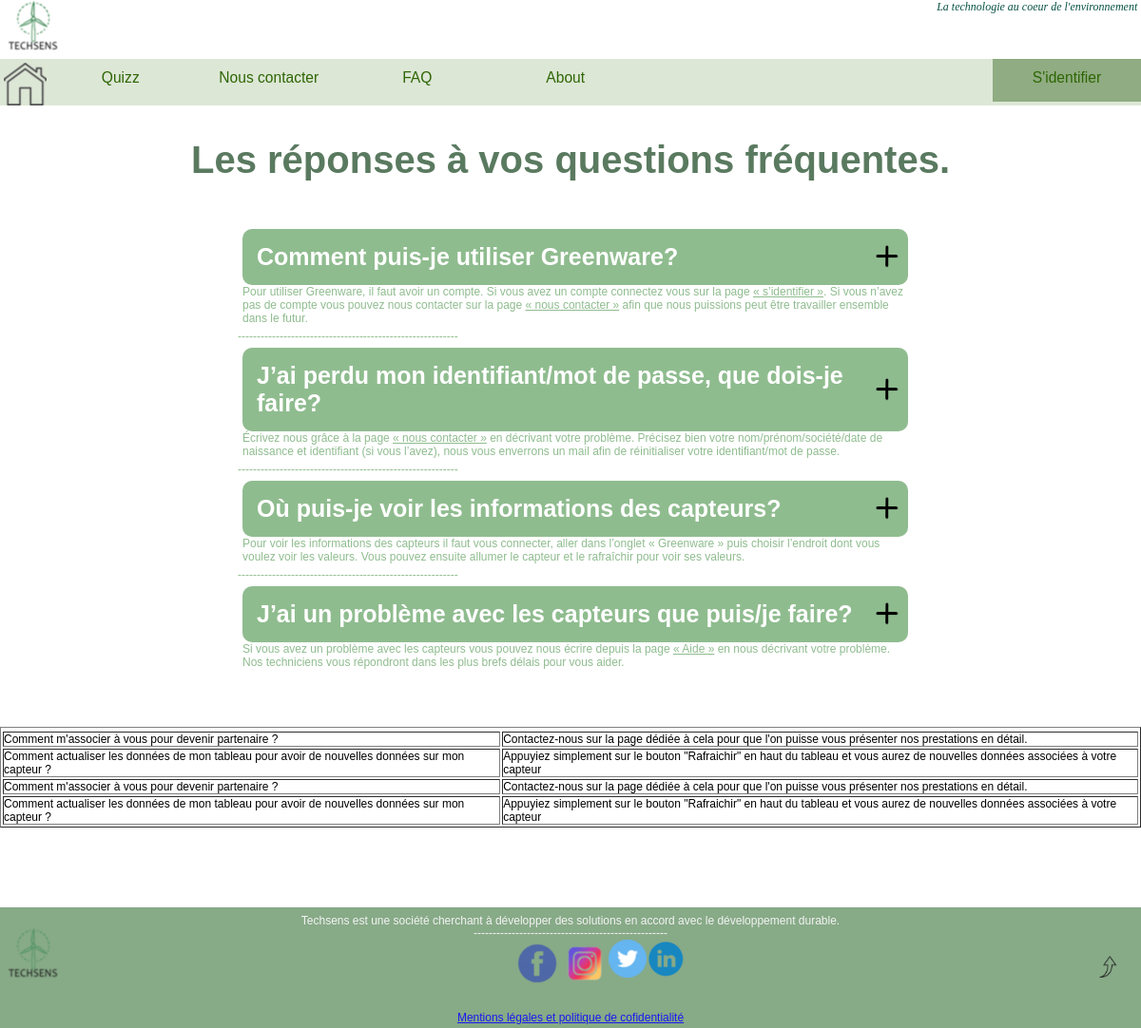
The app's page /faq.php with its own data.
### tables this page shows
CREATE TABLE `faq` (
  `id` int(11) NOT NULL,
  `question` varchar(255) NOT NULL,
  `reponse` varchar(255) NOT NULL
);

### faq.php (the view, shortened to what this page needs)
<!DOCTYPE html>
<html>
<head>
    <link href="css-FAQ.css" rel="stylesheet">
</head>
<body>
<?php
         if (isset($_SESSION['connected']) && $_SESSION['connected'] == true){
            include("./Composants/headerconnected.php");
                }
        else {include("./Composants/headerdeconnected.php");
    }
    ?>
	<h1 class="h1-faq"> Les réponses à vos questions fréquentes. </h1>
	<div class="container-faq">
		<div class="questions">
			<div class="pannel-faq">
				<h2 class="h2-faq"> Comment puis-je utiliser Greenware? </h2>
				<img class="img-faq" src="image/plus.png" alt="animation">
			</div>
			<div class="toggle-pannel">
				<p class="p-faq">Pour utiliser Greenware, il faut avoir un compte. Si vous avez un compte connectez vous sur la page <a href="login.php" class="lien2">« s’identifier »</a>. Si vous n’avez pas de compte vous pouvez nous contacter sur la page <a href="contact.php" class="lien2">« nous contacter »</a> afin que nous puissions peut être travailler ensemble dans le futur. </p>
			</div>
		</div>
<p class="trait">----------------------------------------------------------</p>
		<div class="questions">
			<div class="pannel-faq">
				<h2 class="h2-faq"> J’ai perdu mon identifiant/mot de passe, que dois-je faire?  </h2>
				<img class="img-faq" src="image/plus.png" alt="animation">
			</div>
			<div class="toggle-pannel">
				<p class="p-faq">Écrivez nous grâce à la page <a href="contact.php" class="lien2">« nous contacter »</a> en décrivant votre problème. Précisez bien votre nom/prénom/société/date de naissance et identifiant (si vous l’avez), nous vous enverrons un mail afin de réinitialiser votre identifiant/mot de passe.</p>
			</div>
		</div>
<p class="trait">----------------------------------------------------------</p>
		<div class="questions">
			<div class="pannel-faq">
				<h2 class="h2-faq">Où puis-je voir les informations des capteurs?</h2>
				<img class="img-faq" src="image/plus.png" alt="animation">
			</div>
			<div class="toggle-pannel">
				<p class="p-faq"> Pour voir les informations des capteurs il faut vous connecter, aller dans l’onglet « Greenware » puis choisir l’endroit dont vous voulez voir les valeurs.
					Vous pouvez ensuite allumer le capteur et le rafraîchir pour voir ses valeurs. </p>
			</div>
		</div>
<p class="trait">----------------------------------------------------------</p>
		<div class="questions">
			<div class="pannel-faq">
				<h2 class="h2-faq">J’ai un problème avec les capteurs que puis/je faire?</h2>
				<img class="img-faq" src="image/plus.png" alt="animation">
			</div>
			<div class="toggle-pannel">
				<p class="p-faq">Si vous avez un problème avec les capteurs vous pouvez nous écrire depuis la page <a href="aide.php" class="lien2">« Aide »</a> en nous décrivant votre problème.
					Nos techniciens vous répondront dans les plus brefs délais pour vous aider.</p>
			</div>
		</div>
	</div>
	<br>
	<br>
	<br>
	<br>
<center>
	<?php
$con=mysqli_connect('localhost', 'root', '','techsens');
$result = mysqli_query($con,"SELECT * FROM faq");
echo "<table border='1'>
<tr>
</tr>";
while($row = mysqli_fetch_array($result))
{
echo "<tr>";
echo "<td>" . $row['question'] . "</td>";
echo "<td>" . $row['reponse'] . "</td>";
echo "</tr>";
}
echo "</table>";
?>
</center>
<br>
<br>
<br>
<br><br>
<br>
	<div class="footer">
        <div class="foot">Techsens est une société cherchant à développer des solutions en accord avec le développement durable.</div>
        <img src="logoo.png" alt="photo du logo" />
        <br>
        <div class="content">
            <div class="barre">
            <p>---------------------------------------------------</p></div>
            <div class="photologo">
            <div class="logofb">
                <a href="https://www.facebook.com/profile.php?id=100073322512659"> <img src="fb.png" alt="logo fb" /> </p></a></div>
            <div class="logoinsta">
                <a href="https://www.instagram.com/"> <img src="insta.png" alt="logo insta" /> </a></div>
            <div class="logotwitter">
                <a href="https://twitter.com/Techsens_"> <img src="twitter.png" alt="logo twitter" /></a></div>
            <div class="logolinkedin">
                <a href="https://www.linkedin.com/in/techsens-a9887b222"> <img src="linkedin.png" alt="logo linkedin" /> </a></div>
        </div></div>
            <div class="end">
                    <label for="end">
                        <a href="cgu.html"> Mentions légales et politique de cofidentialité</a></label></div>
    <div id="scrollUp">
            <a href="#haut" class="top">
                <img src="Haut.png" alt="photo bouton" class="img10" /></a>
        </div>
	</div>
</body>
</html>

### Composants/headerdeconnected.php
<!DOCTYPE html>
<html>
<head>
<link href="graphique.css" media="all" rel="stylesheet" type="text/css">
</head>
<body>
<header id="header">
        <div class="topheader">
            <div class="logomenu">
                <img src="logoo.png" alt="photo du logo" /> </p></a>
            </div>
            <div class="phrase">
                <p>La technologie au coeur de l'environnement </p>
            </div>
        </div>
        <div class="mainheader">
            <nav>
            <ul>
                <a href="accueil.php"> <img src="maison.png" alt="photo du logo" class="maisoon"/> </a>
                    <li><a href="quizz.php">Quizz</a></li>
                    <li><a href="contact.php">Nous contacter</a></li>
                    <li><a href="faq.php">FAQ</a></li>
                    <li><a href="about.php">About</a></li>
                    <li style="float:right"><a class="active" href="login.php">S'identifier</a></li>
            </ul>
            </nav>
        </div>
    </header>

### css-FAQ.css (style rules this page uses)
body { font-family: Raleway, sans-serif; }
h1 { text-align: center; padding: 35px 0; font-size: 40px; color: rgb(90, 122, 96); }
.container-faq { width: 70px; max-width: 900px; min-width: 700px; height: auto; margin: 10px auto 0; display: flex; flex-direction: column; justify-content: center; align-items: flex-start; }
.questions { width: 100%; height: auto; margin: 5px; color: white; }
.p-faq { color: darkseagreen; }
.trait { color: darkseagreen; }
.pannel-faq { display: flex; justify-content: space-between; align-items: center; background: darkseagreen; border-radius: 10px; position: relative; z-index: 100; }
.pannel-faq h2 { margin-left: 10px; padding: 15px 5px; font-size: 25px; }
.pannel-faq img { margin-right: 10px; width: 25px; cursor: pointer; }
.lien2 { color: darkseagreen; }

### graphique.css (style rules this page uses)
@media screen and (max-width: 80rem) { html { font-size: 75%; } }
.maisoon { margin-top: .3125rem; margin-left: .3125rem; }
.mainheader ul { list-style-type: none; margin: 0; padding: 0; overflow: hidden; background-color: #dde7d6; width: 100%; }
header { width: 100%; }
li { display: inline; float: left; }
li a { display: flex; color: #2e6604; text-align: center; padding: .875rem 1rem; text-decoration: none; background-color: #dde7d6; height: 3.75rem; font-size: 1.3em; justify-content: space-around; }
.mainheader ul li { width: 13%; height: 3.75rem; justify-content: space-between; }
.topheader { height: 3.75rem; }
.active { background-color: rgba(125, 158, 109, 0.8); display: center; }
.phrase { position: relative; float: right; margin-top: 0rem; margin-right: .3125rem; font-family: cursive; font-size: 1em; font-style: italic; color: #075244; }
img { float: left; }
body { background-color: white; margin: 0; padding: 0; }
.img10 { float: right; width: 1.875rem; height: auto; position: relative; margin-right: 2%; margin-top: -6%; }
.footer { position: relative; padding-top: .625rem; width: 100%; height: 10.625rem; background-color: rgb(123, 161, 123); color: #F3F3F3; text-align: center; opacity: 0.9; bottom: 0; }
.photologo { width: 30%; margin-right: 40%; margin-left: 40%; float: center; }
.end { margin-top: 6.25rem; }
.content { margin-left: 25%; margin-right: 25%; width: 50%; margin-top: -1.25rem; }

### records on screen
faq: question "Comment m'associer à vous pour devenir partenaire ?", reponse "Contactez-nous sur la page dédiée à cela pour que l'on puisse vous présenter nos prestations en détail."
faq: question "Comment actualiser les données de mon tableau pour avoir de nouvelles données sur mon capteur ?", reponse "Appuyiez simplement sur le bouton \"Rafraichir\" en haut du tableau et vous aurez de nouvelles données associées à votre capteur"
faq: question "Comment m'associer à vous pour devenir partenaire ?", reponse "Contactez-nous sur la page dédiée à cela pour que l'on puisse vous présenter nos prestations en détail."
faq: question "Comment actualiser les données de mon tableau pour avoir de nouvelles données sur mon capteur ?", reponse "Appuyiez simplement sur le bouton \"Rafraichir\" en haut du tableau et vous aurez de nouvelles données associées à votre capteur"
